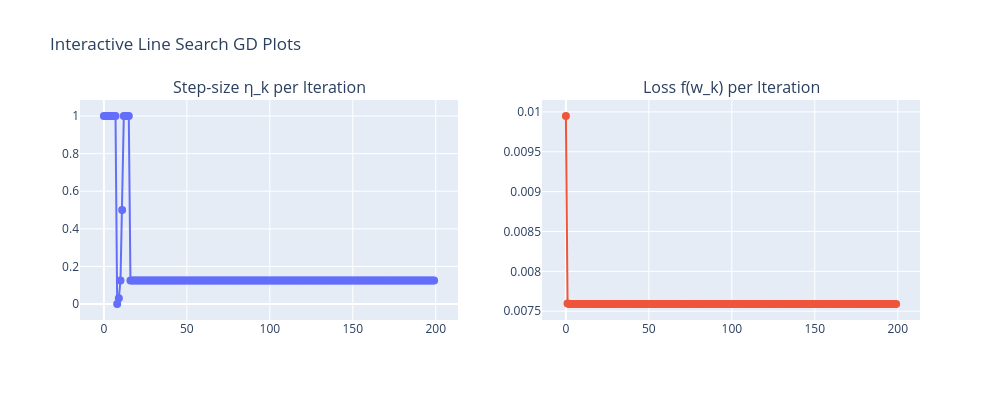

The cell this chart's notebook holds for it:
### Code cell
import plotly.graph_objects as go
from plotly.subplots import make_subplots

fig = make_subplots(
    rows=1, cols=2,
    subplot_titles=("Step-size η_k per Iteration", "Loss f(w_k) per Iteration")
)

# Step-size plot
fig.add_trace(
    go.Scatter(
        x=list(range(len(eta_history))),
        y=eta_history,
        mode='lines+markers',
        name='η_k',
        marker=dict(size=8)
    ),
    row=1, col=1
)

# Loss plot
fig.add_trace(
    go.Scatter(
        x=list(range(len(loss_history))),
        y=loss_history,
        mode='lines+markers',
        name='Loss',
        marker=dict(size=8)
    ),
    row=1, col=2
)

# Layout
fig.update_layout(
    height=400,
    width=1000,
    showlegend=False,
    title_text="Interactive Line Search GD Plots",
    hovermode="x unified"
)

fig.show()

### Figure 1 — Plotly figure (JSON) as saved in the notebook; plotly's stock layout.template omitted (floating-point values rounded to 4 significant figures; data arrays with more than 128 entries replaced by an {"elided": "..."} marker saying what was removed)
{"data": [{"marker": {"size": 8}, "mode": "lines+markers", "name": "η_k", "type": "scatter", "x": {"elided": "200 int values"}, "xaxis": "x", "y": {"elided": "200 float values"}, "yaxis": "y"}, {"marker": {"size": 8}, "mode": "lines+markers", "name": "Loss", "type": "scatter", "x": {"elided": "200 int values"}, "xaxis": "x2", "y": {"elided": "200 float values"}, "yaxis": "y2"}], "layout": {"annotations": [{"font": {"size": 16}, "showarrow": false, "text": "Step-size η_k per Iteration", "x": 0.225, "xanchor": "center", "xref": "paper", "y": 1, "yanchor": "bottom", "yref": "paper"}, {"font": {"size": 16}, "showarrow": false, "text": "Loss f(w_k) per Iteration", "x": 0.775, "xanchor": "center", "xref": "paper", "y": 1, "yanchor": "bottom", "yref": "paper"}], "height": 400, "hovermode": "x unified", "showlegend": false, "title": {"text": "Interactive Line Search GD Plots"}, "width": 1000, "xaxis": {"anchor": "y", "domain": [0, 0.45]}, "xaxis2": {"anchor": "y2", "domain": [0.55, 1]}, "yaxis": {"anchor": "x", "domain": [0, 1]}, "yaxis2": {"anchor": "x2", "domain": [0, 1]}}}
